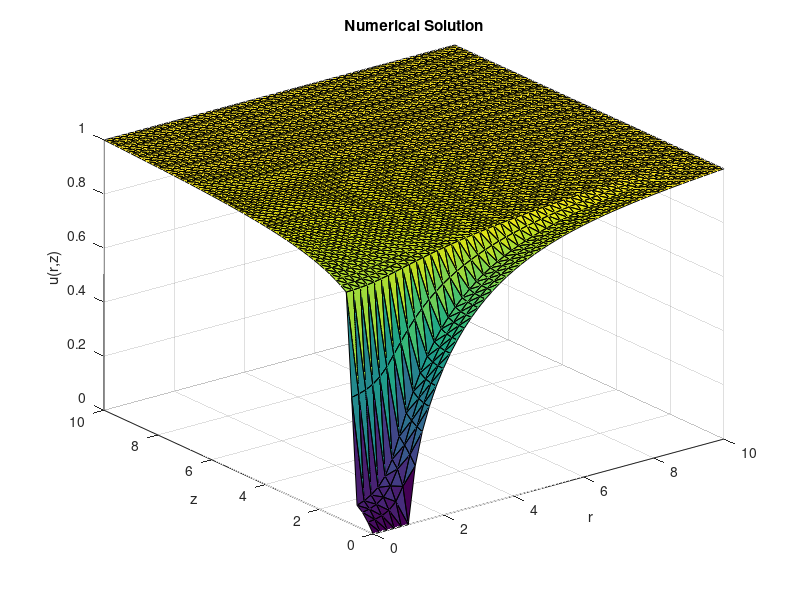

Write the MATLAB code that produced this figure.
% This program solves Poisson's equation in Cylindrical polar coordinates.
% Wakil Sarfaraz. 22 May 2014 
clear all;
tic
xmax = 10;
ze = 0.5 ;
zm = 1;
epsilon1 = 0.9214;
epsilon2 = 0.9214;
zs = xmax;
N = 50; %(Number of points on the x, y interval on which the equation is solved.
X = linspace(0,xmax,N+1); %This divides the interval into N equispaced sub intervals.
%X = 0: 1/N :1; This can also be used to create the same X.
[x, y] = meshgrid(X,X); % This creates an (N+1) by (N+1) grid of values ...
                        % of X and assignes them to x and y. (So x and y
                        % are now matrices of size (N+1)x(N+1)
x =x(:);  % This turns the matrix x into a column vector.
y =y(:);  % This turns the matrix y into a column vector.
NNODES = (N+1)^2; % This introduces the number of nodes in the result of triangulation.
NTRI = 2*N^2;  % This is the number of triangles in the mesh.
LNODES = zeros(NTRI,3); % This creates a zero matrix of the size 'number of triangles by 3'
                         % (since there are 3 vertices for each triangle.

for i = 1:N
    for j = 1: N
        LNODES(i+2*(j-1)*N,1) = i+(j-1)*(N+1);%This numbers each of the first nodes of all the lower triangles in each square.
        LNODES(i+2*(j-1)*N,2) = i+j*(N+1); % This numbers each of the second nodes of all the lower triangles in each square.
        LNODES(i+2*(j-1)*N,3) = (i+1)+(j-1)*(N+1); % This numbers each of the third nodes of all the lower triangles in each square.
        
        LNODES(i+N+2*(j-1)*N,1) = i+1+j*(N+1); %This numbers each of the first nodes of all the upper triangles in each square.
        LNODES(i+N+2*(j-1)*N,2) = (i+1)+(j-1)*(N+1);%This numbers each of the second nodes of all the upper triangles in each square.
        LNODES(i+N+2*(j-1)*N,3) = i+j*(N+1);%This numbers each of the third nodes of all the upper triangles in each square.
                                            % Here for those nodes that
                                            % some triangles share (copy
                                            % and paste can work).
    end
end

SP = sparse(NNODES, NNODES);  %This creates a sparse matrix of the size 'Number of nodes by Number of nodes'(entries usually computed by integration).
LV = zeros(NNODES,1);         % This creates the load vector of zero entries for now which is l(v) part of the weak formulation.

for n = 1: NTRI
    r1 = [x(LNODES(n,1)) y(LNODES(n,1))];% Position vector (x,y)' for the first nodes of all triangles.
    r2 = [x(LNODES(n,2)) y(LNODES(n,2))];% Position vector (x,y)' for the second nodes of all triangles.
    r3 = [x(LNODES(n,3)) y(LNODES(n,3))];% Position vector (x,y)' for the third nodes of all triangles.
    J = [r2(1)-r1(1) r2(2)-r1(2); r3(1)-r1(1) r3(2)-r1(2)]; %This is the jacobian matrix of the mapping.
%     ksi = 1/3;
%     eta = 1/3;
   Astiff = ((r2(1)+r3(1))/(2*det(J)))*...
       [(r2(2)-r3(2))^2+(r3(1)-r2(1))^2 ...
       (r2(2)-r3(2))*(r3(2)-r1(2))+(r3(1)-r2(1))*(r1(1)-r3(1))...
       (r2(2)-r3(2))*(r1(2)-r2(2))+(r3(1)-r2(1))*(r2(1)-r1(1)); ...
       (r3(2)-r1(2))*(r2(2)-r3(2))+(r1(1)-r3(1))*(r3(1)-r2(1)) ...
       (r3(2)-r1(2))^2+(r1(1)-r3(1))^2  ...
       (r3(2)-r1(2))*(r1(2)-r2(2))+(r1(1)-r3(1))*(r2(1)-r1(1)); ...
       (r2(2)-r3(2))*(r1(2)-r2(2))+(r3(1)-r2(1))*(r2(1)-r1(1))  ...
       (r3(2)-r1(2))*(r1(2)-r2(2))+(r1(1)-r3(1))*(r2(1)-r1(1))  ... 
       (r1(2)-r2(2))^2+(r2(1)-r1(1))^2];
   
   yave = (r1(2)+r2(2)+r3(2))/3 ;
   
   if yave <= ze
       
      Astiff = (1+epsilon1)/(1-epsilon1) *Astiff;
   elseif yave >= zm
       Astiff = (1+epsilon2)/(1-epsilon2) *Astiff;
   end
  
     

   
       for i = 1 : 3 
           for j = 1:3  % Since SP was created a zero matrix originally, Now for all three vertices of all triangles we put the 
               SP(LNODES(n,i),LNODES(n,j)) =SP(LNODES(n,i),LNODES(n,j))+ Astiff(i,j); %The values of Astiff in the SP.
           end
       end
       
    
       
end
    

for i = 1: NNODES
    if (x(i)==xmax )  % Boundary condition for the first layer.
        LV(i) = 1;
        SP(i,:) = 0;
        SP(i,i) =1 ;
     elseif (y(i) == 0 && x(i) >= 0 && x(i) <= 1) % boundary condition for the second layer.
        SP(i,:) = 0;
        SP(i,i) = 1;
        LV(i) = 0;
    elseif ( y(i) == zs )
        LV(i) = 1;
        SP(i,:) = 0;
        SP(i,i) =1 ;
       
    end
end


U = SP\LV; %Solves the linear system.



figure(1)
trisurf(LNODES,x,y,U)
xlabel('r') 
xlim([0 xmax])
ylim([0 xmax])
zlim([0 1])
ylabel('z')
zlabel('u(r,z)')
title('Numerical Solution')
%Current using finite different approximation,
DU = zeros((N+1)^2,1);

I =0;
for i = 1: (N+1)^2
    
    if y(i)==0 && x(i)<1   
     DU(i) = (U(i+1)-U(i))/(y(i+1)-y(i));
    I = I+2*x(i)*DU(i);
    elseif y(i)==0 && x(i)==1
      DU(i) = (U(i+1)-U(i))/(y(i+1)-y(i));
    I = I+DU(i);   
    end
    
end
I = (xmax/(N+1))*pi/4*I


% Now we compute the current using the Finite element triangles.
Dh = zeros(NTRI,1);
Ih = 0;


for i = 1: NTRI
   
    Dh(i) = ([x(LNODES(i,1))-x(LNODES(i,3)) y(LNODES(i,1))-y(LNODES(i,3))]*...
        [x(LNODES(i,1))-x(LNODES(i,3)) y(LNODES(i,1))-y(LNODES(i,3))]'...
        *(U(LNODES(i,2))-U(LNODES(i,1)))*(U(LNODES(i,1))-U(LNODES(i,2)))...
        +[x(LNODES(i,1))-x(LNODES(i,2)) y(LNODES(i,1))-y(LNODES(i,2))]*...
        [x(LNODES(i,1))-x(LNODES(i,2)) y(LNODES(i,1))-y(LNODES(i,2))]'...
        *(U(LNODES(i,3))-U(LNODES(i,1)))*(U(LNODES(i,1))-U(LNODES(i,3)))...
        +[x(LNODES(i,2))-x(LNODES(i,1)) y(LNODES(i,2))-y(LNODES(i,1))]*...
        [x(LNODES(i,1))-x(LNODES(i,3)) y(LNODES(i,1))-y(LNODES(i,3))]'...
        *((U(LNODES(i,3))-U(LNODES(i,1)))*(U(LNODES(i,1))-U(LNODES(i,2)))...
        +(U(LNODES(i,2))-U(LNODES(i,1)))*(U(LNODES(i,1))-U(LNODES(i,3)))))...
        *(1/6)*(x(LNODES(i,1))+x(LNODES(i,2))+x(LNODES(i,3)));
    
    
    yave = (y(LNODES(i,1))+ y(LNODES(i,2))+y(LNODES(i,3)))/3;
    if (yave >=ze && yave <=zm )
        Dh(i) = (1-epsilon1)/(1+epsilon1) * Dh(i);
    elseif yave >=zm 
        Dh(i) = (1+epsilon2)*(1-epsilon1)/(1-epsilon2)/(1+epsilon1) *Dh(i);
    end
    
    Ih = Ih+Dh(i);
end

Ih = -(pi/(2*det(J)))*Ih

toc

    
        
        
   
























